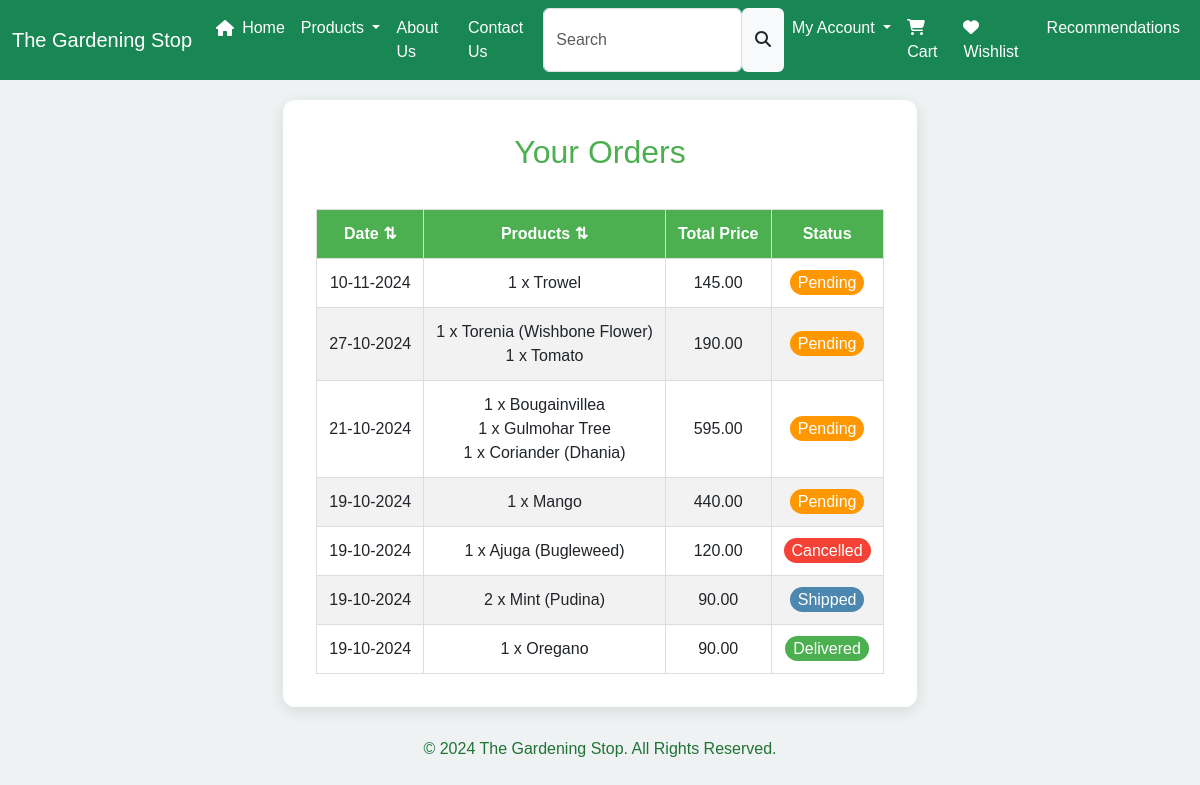
/orders/ (signed in), run on the app's committed database.
### app/models.py (models this page shows, shortened)
class Order(models.Model):
    user = models.ForeignKey(User, on_delete=models.CASCADE)
    products = models.ManyToManyField(Product, through='OrderItem', blank=True)
    order_date = models.DateTimeField(auto_now_add=True)
    total_price = models.DecimalField(max_digits=10, decimal_places=2)
    status = models.CharField(max_length=20, choices=(
        ('Pending', 'Pending'),
        ('Shipped', 'Shipped'),
        ('Delivered', 'Delivered'),
        ('Cancelled', 'Cancelled'),
    ))

class OrderItem(models.Model):
    order = models.ForeignKey(Order, on_delete=models.CASCADE)
    product = models.ForeignKey(Product, on_delete=models.CASCADE, blank=True, null=True)
    quantity = models.PositiveIntegerField(default=1)

class Product(models.Model):
    title = models.CharField(max_length=100)
    selling_price = models.FloatField()
    discounted_price = models.FloatField(null=True,blank=True)
    botanical_name = models.TextField(max_length=100,blank=True)
    weather = models.TextField(max_length=500,default=' ')
    How_to_Handle_Tips = models.TextField(max_length=500,default=' ')
    proadd = models.TextField(default='')
    category = models.CharField(choices=CATEGORY_CHOICES,max_length=50)
    product_image = models.ImageField(upload_to='product/')
    def __str__(self) :
        return self.title

### app/views.py (the view)
# urls.py: path('orders/', views.orders, name='orders'),
@login_required
def orders(request):
    totalitem =0
    if request.user.is_authenticated:
        totalitem= len(Cart.objects.filter(user=request.user))
    orders = Order.objects.filter(user=request.user).order_by('-order_date')
    return render(request, 'orders.html', locals())

### app/templates/orders.html (shortened to what this page needs)
{% extends 'base.html' %}
{% block main-content %}
<section class="orders-section">
    <h2 class="text-center">Your Orders</h2>
    {% if orders %}
        <div class="orders-table-container">
            <table class="orders-table">
                <thead>
                    <tr>
                        <th id="date-header" class="sortable text-center">Date <span class="sort-icon">⇅</span></th>
                        <th id="product-header" class="sortable text-center">Products <span class="sort-icon">⇅</span></th>
                        <th class="text-center">Total Price</th>
                        <th class="text-center">Status</th>
                    </tr>
                </thead>
                <tbody id="orders-body">
                    {% for order in orders %}
                        <tr>
                            <td>{{ order.order_date|date:"d-m-Y" }}</td>
                            <td>
                                <ul class="product-list">
                                    {% for item in order.orderitem_set.all %}
                                        <li>{{ item.quantity }} x {{ item.product }}</li>
                                    {% endfor %}
                                </ul>
                            </td>
                            <td>{{ order.total_price }}</td>
                            <td><span class="order-status {{ order.status|lower }}">{{ order.status }}</span></td>
                        </tr>
                    {% endfor %}
                </tbody>
            </table>
        </div>
    {% else %}
        <p class="no-orders-message">You have no orders at the moment.</p>
    {% endif %}
</section>
{% endblock main-content %}

### app/templates/orders.html (style rules this page uses)
body { font-family: 'Arial', sans-serif; background-color: #eef2f3; }
.orders-section { padding: 33px; background-color: #ffffff; border-radius: 12px; box-shadow: 0 4px 15px rgba(0, 0, 0, 0.1); margin: 20px auto; max-width: 800px; }
h2 { color: #4CAF50; margin-bottom: 20px; text-align: center; }
.orders-table-container { overflow-x: auto; }
.orders-table { width: 100%; border-collapse: collapse; margin-top: 18px; }
.orders-table th, .orders-table td { padding: 12px; text-align: center; border: 1px solid #ddd; }
.orders-table th { background-color: #4CAF50; color: white; cursor: pointer; }
.orders-table tr:nth-child(even) { background-color: #f2f2f2; }
.product-list { list-style-type: none; padding: 0; margin: 0; }
.order-status { padding: 4px 8px; border-radius: 20px; color: #fff; text-transform: capitalize; }
.order-status.pending { background-color: #ff9800; }
.order-status.shipped { background-color: #4c87af; }
.order-status.cancelled { background-color: #f44336; }
.order-status.delivered { background-color: #4caf50; }

### app/templates/base.html (style rules this page uses)
body { display: flex; flex-direction: column; min-height: 100vh; }

### data on the page
Order: order_date "10-11-2024", total_price "145.00", status "Pending"
OrderItem: quantity "1", product "Trowel"
Order: order_date "27-10-2024", total_price "190.00", status "Pending"
OrderItem: quantity "1", product "Torenia (Wishbone Flower)"
OrderItem: quantity "1", product "Tomato"
Order: order_date "21-10-2024", total_price "595.00", status "Pending"
OrderItem: quantity "1", product "Bougainvillea"
OrderItem: quantity "1", product "Gulmohar Tree"
OrderItem: quantity "1", product "Coriander (Dhania)"
Order: order_date "19-10-2024", total_price "440.00", status "Pending"
OrderItem: quantity "1", product "Mango"
Order: order_date "19-10-2024", total_price "120.00", status "Cancelled"
OrderItem: quantity "1", product "Ajuga (Bugleweed)"
Order: order_date "19-10-2024", total_price "90.00", status "Shipped"
OrderItem: quantity "2", product "Mint (Pudina)"
Order: order_date "19-10-2024", total_price "90.00", status "Delivered"
OrderItem: quantity "1", product "Oregano"
